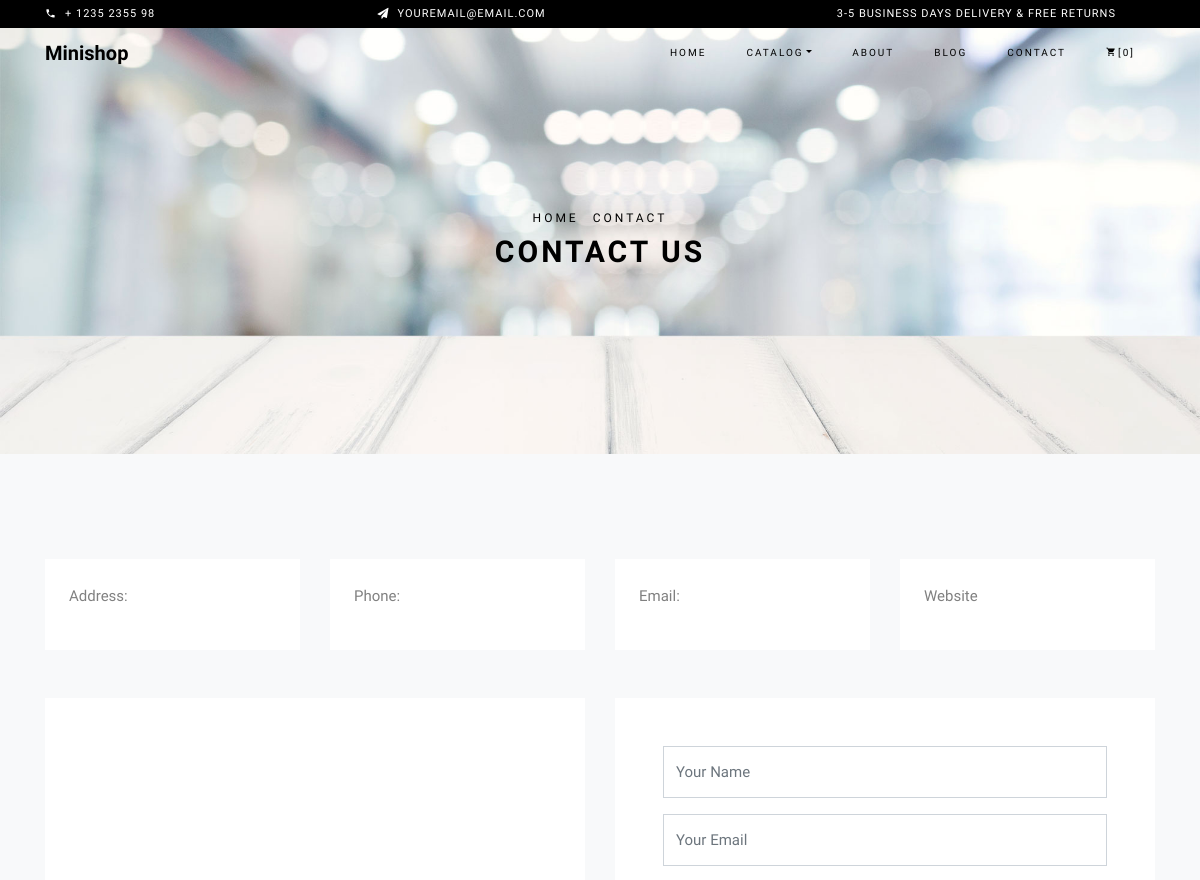
Page /contact/ (upper part) on the earlier database version.
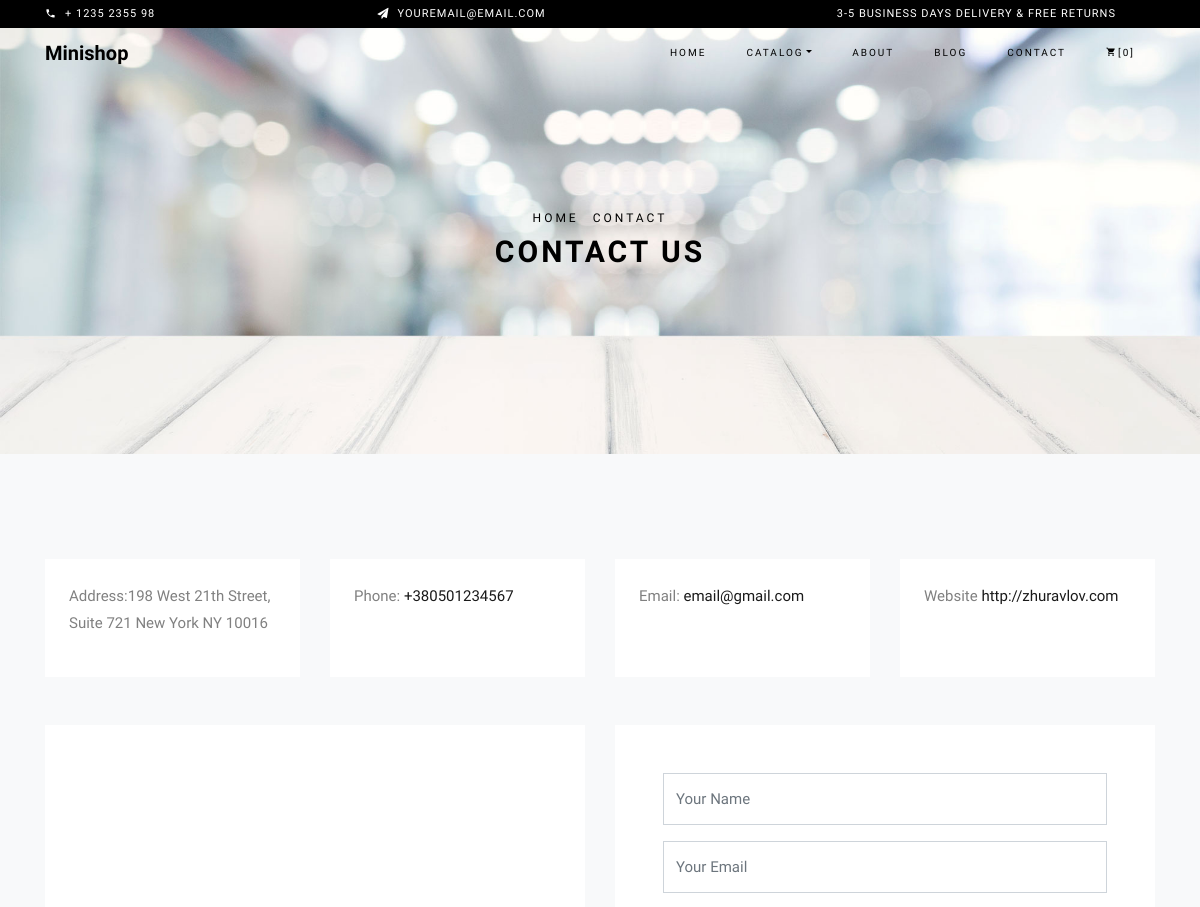
Same page on the later database version.
### main_page/models.py (models this page shows, shortened)
class Contact(models.Model):
    adress = models.TextField(max_length=100,verbose_name='адреса',blank=True)
    phone = PhoneNumberField(region='UA',verbose_name='телефон',blank=True)
    email = models.EmailField(verbose_name='пошта',blank=True)
    website = models.URLField(verbose_name='сайт',blank=True)

### main_page/views.py (the view, shortened to what this page needs)
# urls.py: path('contact/', views.contact, name='contact'),
def contact(request):
    gallery = Gallery.objects.all()
    contact = Contact.objects.first()
    get_contact = Get_Contatc.objects.all()
    context = {
        'gallery': gallery,
        'contact':contact
    }
    return render(request, 'html_files/contact.html',context)

### templates/html_files/contact.html (shortened to what this page needs)
{% extends 'html_files/base.html' %}
{% load static %}
{% block content %}
    <div class="hero-wrap hero-bread" style="background-image: url({% static 'blog/images/bg_6.jpg' %});">
      <div class="container">
        <div class="row no-gutters slider-text align-items-center justify-content-center">
          <div class="col-md-9 ftco-animate text-center">
          	<p class="breadcrumbs"><span class="mr-2"><a href="{% url 'main_page:index' %}">Home</a></span> <span>Contact</span></p>
            <h1 class="mb-0 bread">Contact Us</h1>
          </div>
        </div>
      </div>
    </div>
    <section class="ftco-section contact-section bg-light">
      <div class="container">
      	<div class="row d-flex mb-5 contact-info">
          <div class="col-md-3 d-flex">
          	<div class="info bg-white p-4">
	            <p><span>Address:</span>{{ contact.adress }}</p>
	          </div>
          </div>
          <div class="col-md-3 d-flex">
          	<div class="info bg-white p-4">
	            <p><span>Phone:</span> <a href="tel:{{ contact.phone|cut:' ' }}">{{ contact.phone }}</a></p>
	          </div>
          </div>
          <div class="col-md-3 d-flex">
          	<div class="info bg-white p-4">
	            <p><span>Email:</span> <a href="mailto:{{ contact.email }}">{{ contact.email }}</a></p>
	          </div>
          </div>
          <div class="col-md-3 d-flex">
          	<div class="info bg-white p-4">
	            <p><span>Website</span> <a href="{{ contact.website }}" target="_blank">{{ contact.website }}</a></p>
	          </div>
          </div>
        </div>
          <div class="row block-9">
          <div class="col-md-6 order-md-last d-flex">
            <form action="#" method="POST" enctype="multipart/form-data" class="bg-white p-5 contact-form">
                <div class="form-group">
                <input type="text" class="form-control" placeholder="Your Name" id="name" name="name">
              </div>
              <div class="form-group">
                <input type="text" class="form-control" placeholder="Your Email" id="email" name="email">
              </div>
            </form>
          </div>
          <div class="col-md-6 d-flex">
          	<div id="map" class="bg-white"></div>
          </div>
        </div>
      </div>
    </section>
    {% endblock %}

Differences in the rows shown:
added Contact: adress "198 West 21th Street, Suite 721 New York NY 10016", phone "+380501234567", email "email@gmail.com", website "http://zhuravlov.com"
